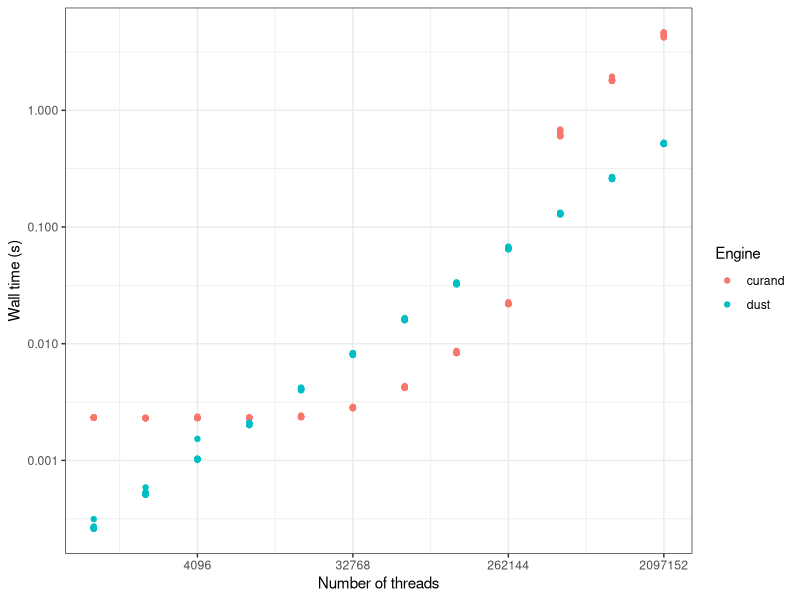
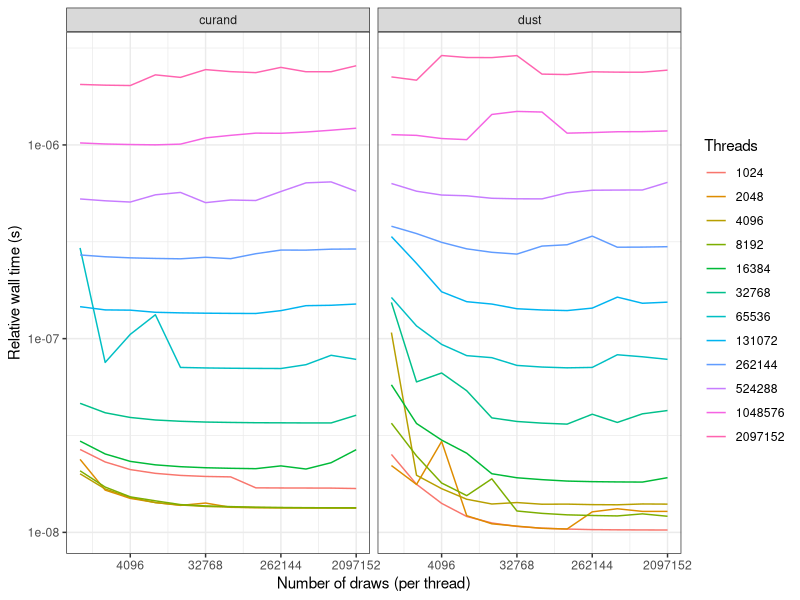
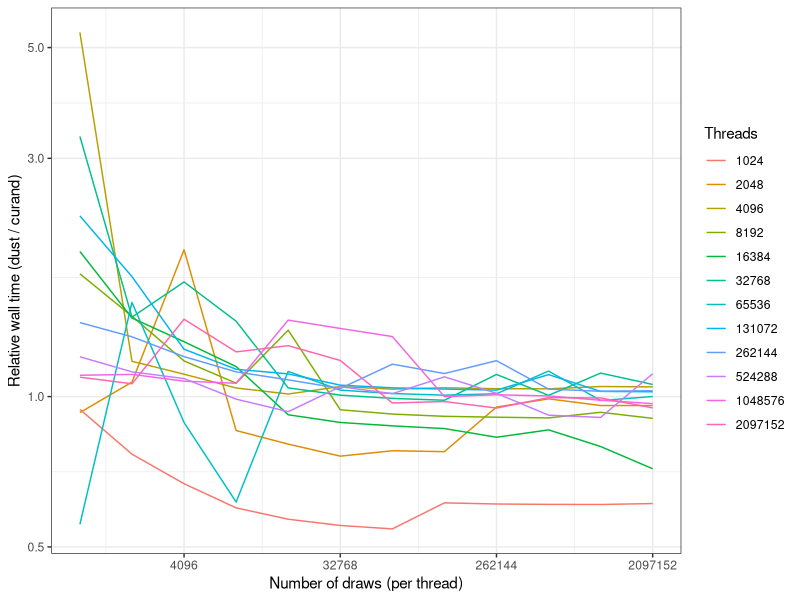

Write R code to recreate these figures, in order.
#!/usr/bin/env Rscript

library(ggplot2)

dat <- read.csv("data/uniform.csv")

dir.create("figs", FALSE, TRUE)

## Setup cost shows linear increase for dust, nonlinear setup for curand
p_setup <- ggplot(dat, aes(x = n_threads, y = t_setup, group = engine)) +
  scale_x_continuous(trans = "log2") +
  scale_y_continuous(trans = "log10")+
  geom_point(aes(col = factor(engine))) +
  scale_colour_discrete(name = "Engine") +
  xlab("Number of threads") +
  ylab("Wall time (s)") +
  theme_bw()

ggsave("figs/setup.png", p_setup,
       width = 800, height = 500, units = "px", dpi = 100)

## Both generators show (unsurprisingly) generally linear growth in
## wall time for more samples, though the overhead for dust takes
## longer to pay off in small generators.
p_sample <-
  ggplot(dat, aes(x = n_draws, y = t_sample / n_draws, group = n_threads)) +
  scale_x_continuous(trans = "log2") +
  scale_y_continuous(trans = "log10")+
  geom_line(aes(col = factor(n_threads))) +
  facet_grid(~ engine) +
  scale_colour_discrete(name = "Threads") +
  xlab("Number of draws (per thread)") +
  ylab("Relative wall time (s)") +
  theme_bw()

ggsave("figs/sample.png", p_sample,
       width = 800, height = 500, units = "px", dpi = 100)

## Total hack here, someone good at ggplot will know how to do this in
## one shot:
dat_dust <- dat[dat$engine == "dust", ]
dat_curand <- dat[dat$engine == "curand", ]
dat_rel <- dat_dust
dat_rel$t_setup <- dat_dust$t_setup / dat_curand$t_setup
dat_rel$t_sample <- dat_dust$t_sample / dat_curand$t_sample
p_sample_rel <-
  ggplot(dat_rel, aes(x = n_draws, y = t_sample, group = n_threads)) +
  scale_x_continuous(trans = "log2") +
  scale_y_continuous(trans = "log10")+
  geom_line(aes(col = factor(n_threads))) +
  scale_colour_discrete(name = "Threads") +
  xlab("Number of draws (per thread)") +
  ylab("Relative wall time (dust / curand)") +
  theme_bw()

ggsave("figs/sample-rel.png", p_sample_rel,
       width = 800, height = 500, units = "px", dpi = 100)
